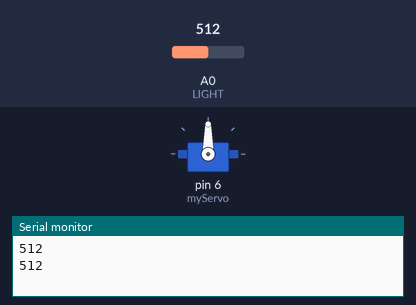
This sketch was run on a simulated Arduino Uno, built with avr-gcc and run on an emulated ATmega328P. On the bench: servo, the last lines printed to the serial monitor. The test bench sets the inputs (shaded band); at power-on: A0 (LIGHT) = 512.

Above: at 3.8 s.
3.9 s: A0 (LIGHT) set to 810
At 4.4 s:
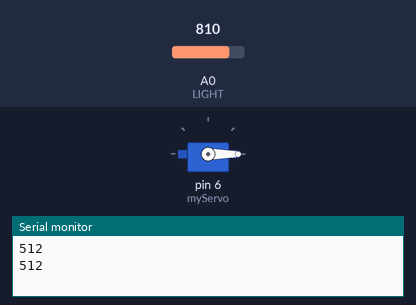
11.5 s: A0 (LIGHT) set to 790
19.2 s: A0 (LIGHT) set to 900
At 21.8 s:
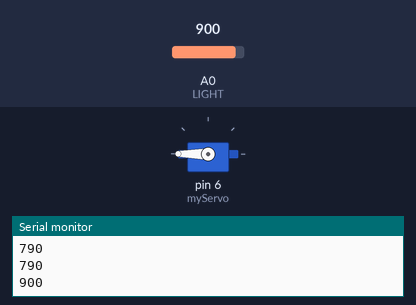
Timing chart, 0 to 32.5 s (numbered marks = the images above; inputs shaded):
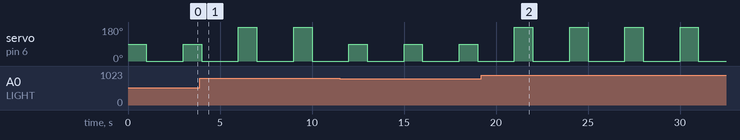

Measured:
- by itself, servo on pin 6 (myServo): alternates 180° for 1.0 s and 0° for 2.0 s

The sketch:

Anhsang_Servo.ino
```cpp
#include <Servo.h>
int val = 0;
int LIGHT = 0;

Servo myServo;

void setup() {
  myServo.attach(6);
  Serial.begin(9600);
}

void loop() {
  myServo.write(0);
  val = analogRead(LIGHT);
  Serial.println(val);
  if(val > 800){
    myServo.write(180);
    delay(1000);
    myServo.write(0);
  }
  else{
    myServo.write(90);
    delay(1000);
    myServo.write(0);
  }
  delay(2000);
}
```
